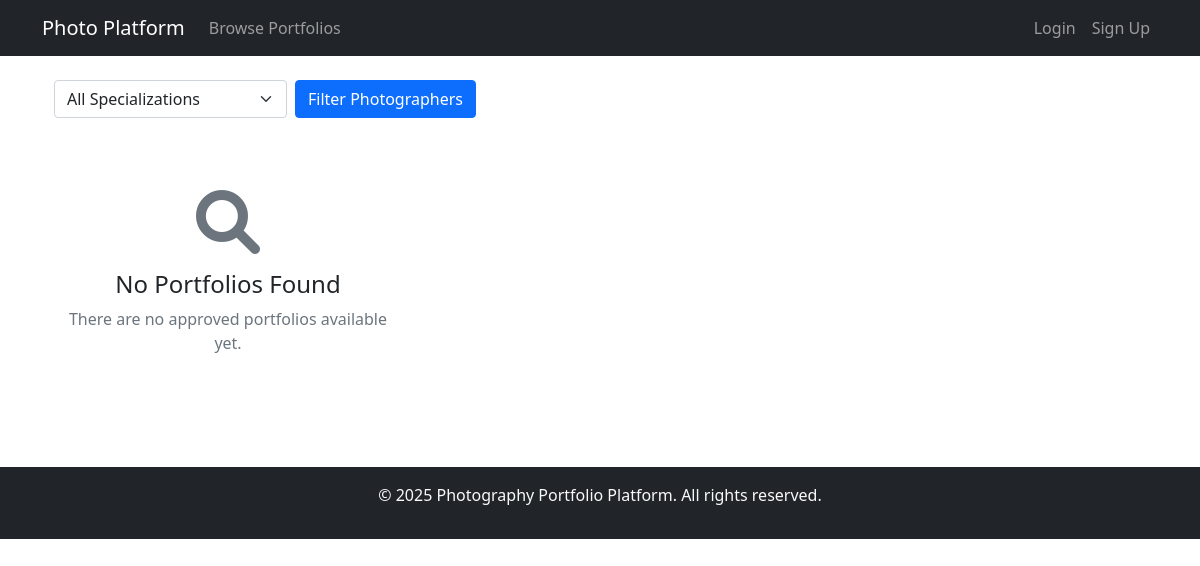
/browse/, run on an earlier commit of the app's database.
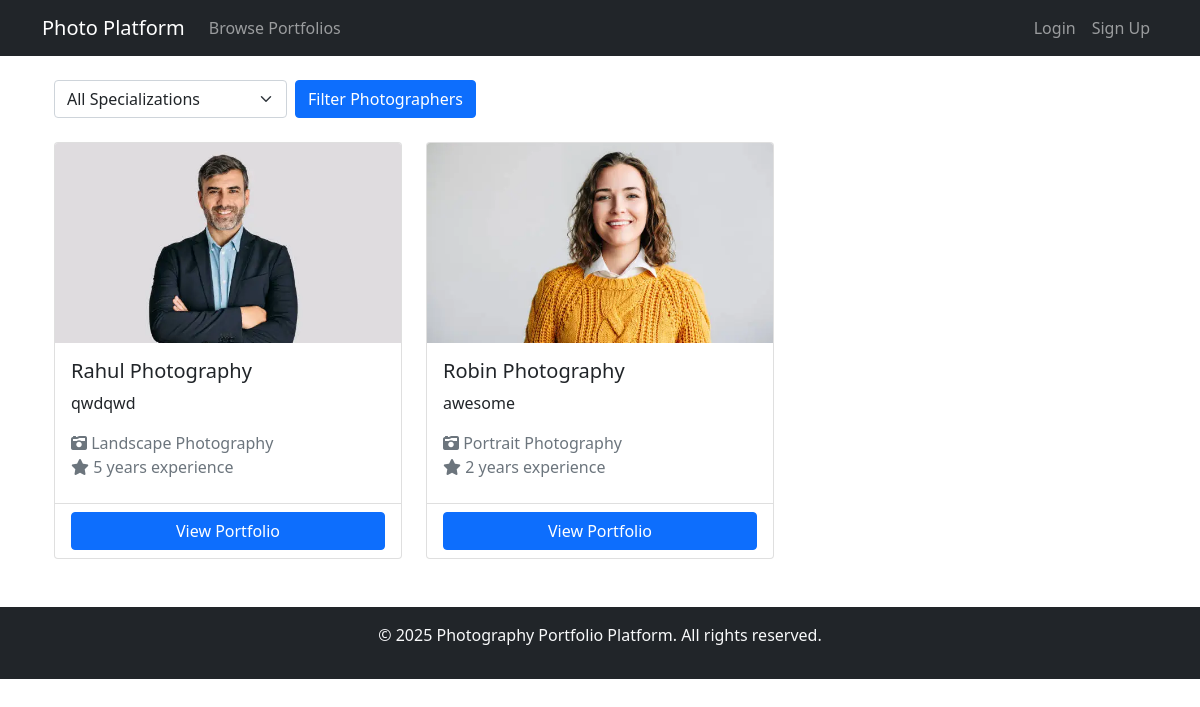
And on a later commit of the database.
### photographer/models.py (models this page shows, shortened)
class Portfolio(models.Model):
    SPECIALIZATION_CHOICES = [
        ('portrait', 'Portrait Photography'),
        ('wedding', 'Wedding Photography'),
        ('landscape', 'Landscape Photography'),
        ('fashion', 'Fashion Photography'),
        ('wildlife', 'Wildlife Photography'),
    ]
    photographer = models.OneToOneField(User, on_delete=models.CASCADE)
    title = models.CharField(max_length=200)
    description = models.TextField()
    specialization = models.CharField(max_length=20, choices=SPECIALIZATION_CHOICES)
    experience = models.IntegerField(help_text="Years of experience")
    is_approved = models.BooleanField(default=False)
    created_at = models.DateTimeField(auto_now_add=True)
    updated_at = models.DateTimeField(auto_now=True)

class Image(models.Model):
    portfolio = models.ForeignKey(Portfolio, on_delete=models.CASCADE, related_name='images')
    image = models.ImageField(upload_to='portfolio_images/')
    title = models.CharField(max_length=200)
    description = models.TextField(blank=True)
    category = models.CharField(max_length=50)
    upload_date = models.DateTimeField(auto_now_add=True)

### client/views.py (the view)
# urls.py: path('browse/', views.browse_portfolios, name='browse_portfolios'),
def browse_portfolios(request):
    specialization = request.GET.get('specialization', '')
    portfolios = Portfolio.objects.filter(is_approved=True)
    if specialization:
        portfolios = portfolios.filter(specialization=specialization)
    portfolios = portfolios.order_by('-updated_at')
    context = {
        'portfolios': portfolios,
        'specialization': specialization,
    }
    return render(request, 'client/browse_portfolios.html', context)

### client/templates/client/browse_portfolios.html (shortened to what this page needs)
{% extends 'base.html' %}
{% block content %}
<div class="container">
    <div class="row mb-4">
        <div class="col-md-8">
            <form method="get" class="d-flex gap-2">
                <select name="specialization" class="form-select" style="width: auto;">
                    <option value="">All Specializations</option>
                </select>
                <button type="submit" class="btn btn-primary">Filter Photographers</button>
            </form>
        </div>
    </div>
    <div class="row row-cols-1 row-cols-md-3 g-4">
        {% for portfolio in portfolios %}
            <div class="col">
                <div class="card h-100">
                    {% with first_image=portfolio.images.first %}
                        {% if first_image %}
                            <img src="{{ first_image.image.url }}" class="card-img-top" alt="{{ portfolio.title }}" style="height: 200px; object-fit: cover;">
                        {% else %}
                            <div class="bg-secondary text-white d-flex align-items-center justify-content-center" style="height: 200px;">
                                <i class="fas fa-camera fa-3x"></i>
                            </div>
                        {% endif %}
                    {% endwith %}
                    <div class="card-body">
                        <h5 class="card-title">{{ portfolio.title }}</h5>
                        <p class="card-text">{{ portfolio.description|truncatechars:150 }}</p>
                        <p class="text-muted mb-2">
                            <i class="fas fa-camera-retro"></i> {{ portfolio.get_specialization_display }}<br>
                            <i class="fas fa-star"></i> {{ portfolio.experience }} years experience
                        </p>
                    </div>
                    <div class="card-footer bg-transparent">
                        <div class="d-grid">
                            <a href="{% url 'portfolio_detail' portfolio.id %}" class="btn btn-primary">View Portfolio</a>
                        </div>
                    </div>
                </div>
            </div>
        {% empty %}
            <div class="col-12 text-center py-5">
                <i class="fas fa-search fa-4x mb-3 text-muted"></i>
                <h4>No Portfolios Found</h4>
                {% if specialization %}
                    <p class="text-muted">No photographers found with the selected specialization.</p>
                    <a href="{% url 'browse_portfolios' %}" class="btn btn-primary">View All Photographers</a>
                {% else %}
                    <p class="text-muted">There are no approved portfolios available yet.</p>
                {% endif %}
            </div>
        {% endfor %}
    </div>
</div>
{% endblock %}

### templates/base.html (shortened to what this page needs)
<!DOCTYPE html>
<html lang="en">
<head>
    <link href="https://cdn.jsdelivr.net/npm/bootstrap@5.1.3/dist/css/bootstrap.min.css" rel="stylesheet">
    <link href="https://cdnjs.cloudflare.com/ajax/libs/font-awesome/6.0.0/css/all.min.css" rel="stylesheet">
</head>
<body>
    <nav class="navbar navbar-expand-lg navbar-dark bg-dark">
        <div class="container">
            <a class="navbar-brand" href="{% url 'home' %}">Photo Platform</a>
            <div class="collapse navbar-collapse" id="navbarNav">
                <ul class="navbar-nav me-auto">
                    <li class="nav-item">
                        <a class="nav-link" href="{% url 'browse_portfolios' %}">Browse Portfolios</a>
                    </li>
                </ul>
                <ul class="navbar-nav">
                    {% if user.is_authenticated %}
                        <li class="nav-item">
                            <a class="nav-link" href="{% url 'profile' %}">Profile</a>
                        </li>
                        <li class="nav-item">
                            <a class="nav-link" href="{% url 'logout' %}">Logout</a>
                        </li>
                    {% else %}
                        <li class="nav-item">
                            <a class="nav-link" href="{% url 'login' %}">Login</a>
                        </li>
                        <li class="nav-item">
                            <a class="nav-link" href="{% url 'signup' %}">Sign Up</a>
                        </li>
                    {% endif %}
                </ul>
            </div>
        </div>
    </nav>
    <div class="container mt-4">
        {% block content %}
        {% endblock %}
    </div>
    <footer class="bg-dark text-light mt-5 py-3">
        <div class="container text-center">
            <p>&copy; 2025 Photography Portfolio Platform. All rights reserved.</p>
        </div>
    </footer>
</body>
</html>

What changed in the data, as far as the page shows it:
added Portfolio: images.first.image (picture), title "Rahul Photography", description "qwdqwd", specialization "Landscape Photography", experience "5"
now on this page (row edited): Portfolio: images.first.image (picture), title "Robin Photography", description "awesome", specialization "Portrait Photography", experience "2"
Also different on the page:
text no longer shown: "No Portfolios Found There are no approved portfolios available yet."
